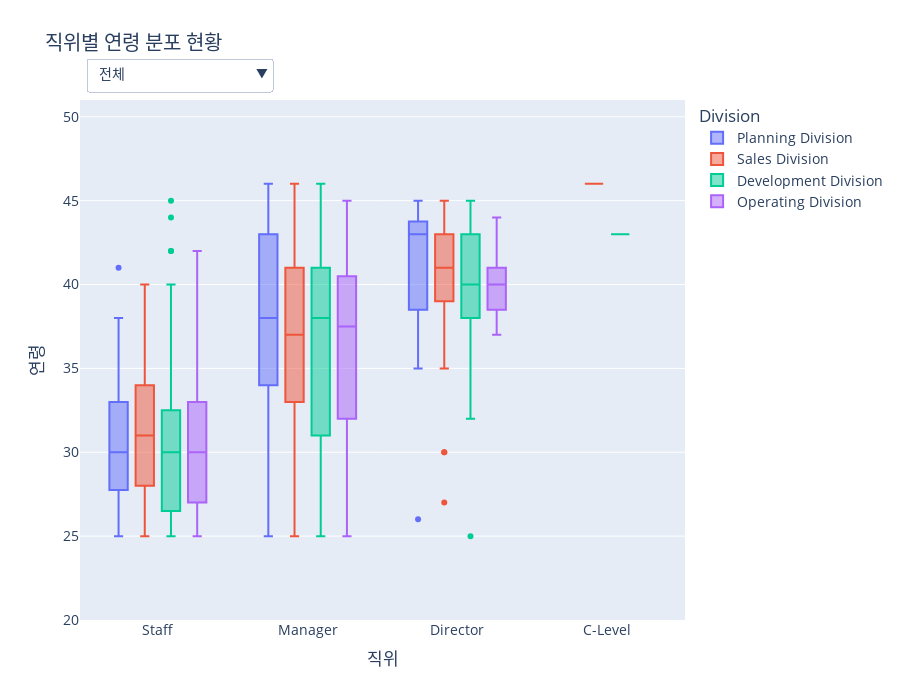

The code cell stored with this chart in its notebook:
### Code cell
import pandas as pd
import numpy as np
import plotly.graph_objects as go
import plotly.io as pio
import plotly.express as px
import datetime

# --- 1. 데이터 임포트 ---
from services.tables.HR_Core.basic_info_table import emp_df
from services.tables.HR_Core.position_info_table import position_info_df
from services.tables.HR_Core.department_info_table import department_info_df
from services.tables.HR_Core.position_table import position_df
from services.tables.HR_Core.department_table import division_order, office_order, department_df
from services.helpers.utils import calculate_age

def create_figure():
    """
    제안 3: 조직 세대교체 현황 분석 그래프를 생성합니다. (Office 드릴다운 추가)
    """
    # --- 2. 데이터 준비 및 가공 ---
    current_emps_df = emp_df[emp_df['CURRENT_EMP_YN'] == 'Y'].copy()
    current_emps_df['AGE'] = current_emps_df['PERSONAL_ID'].apply(calculate_age)

    current_positions = position_info_df[position_info_df['GRADE_END_DATE'].isnull()][['EMP_ID', 'POSITION_ID']]
    current_depts = department_info_df[department_info_df['DEP_APP_END_DATE'].isnull()][['EMP_ID', 'DEP_ID']]
    
    analysis_df = pd.merge(current_emps_df, current_positions, on='EMP_ID', how='left')
    analysis_df = pd.merge(analysis_df, current_depts, on='EMP_ID', how='left')
    analysis_df = pd.merge(analysis_df, position_df[['POSITION_ID', 'POSITION_NAME']].drop_duplicates(), on='POSITION_ID', how='left')

    div_map = department_df[department_df['DEP_LEVEL'] == 2][['DEP_ID', 'DEP_NAME']].rename(columns={'DEP_NAME': 'DIVISION_NAME'})
    office_map = pd.merge(department_df[department_df['DEP_LEVEL'] == 3], div_map, left_on='UP_DEP_ID', right_on='DEP_ID', suffixes=('', '_div'))[['DEP_ID', 'DIVISION_NAME']]
    team_map = pd.merge(department_df[department_df['DEP_LEVEL'] == 4], office_map, left_on='UP_DEP_ID', right_on='DEP_ID', suffixes=('', '_office'))[['DEP_ID', 'DIVISION_NAME']]
    dept_to_div_map = pd.concat([
        div_map.rename(columns={'DEP_ID': 'DEP_ID_MAP'}),
        office_map.rename(columns={'DEP_ID': 'DEP_ID_MAP'}),
        team_map.rename(columns={'DEP_ID': 'DEP_ID_MAP'})
    ]).rename(columns={'DEP_ID_MAP': 'DEP_ID'})
    analysis_df = pd.merge(analysis_df, dept_to_div_map[['DEP_ID', 'DIVISION_NAME']], on='DEP_ID', how='left')
    
    # Office 이름을 붙이기 위해 department_df와 merge
    analysis_df = pd.merge(analysis_df, department_df[['DEP_ID', 'DEP_NAME']], on='DEP_ID', how='left')
    analysis_df['OFFICE_NAME'] = np.where(analysis_df['DEP_NAME'].str.contains('Office'), analysis_df['DEP_NAME'], analysis_df['DIVISION_NAME'] + ' (직속)')
    
    analysis_df = analysis_df.dropna(subset=['POSITION_NAME', 'DIVISION_NAME', 'AGE', 'OFFICE_NAME'])
    
    position_order = ['Staff', 'Manager', 'Director', 'C-Level']
    analysis_df['POSITION_NAME'] = pd.Categorical(analysis_df['POSITION_NAME'], categories=position_order, ordered=True)
    analysis_df['DIVISION_NAME'] = pd.Categorical(analysis_df['DIVISION_NAME'], categories=division_order, ordered=True)
    analysis_df['OFFICE_NAME'] = pd.Categorical(analysis_df['OFFICE_NAME'], categories=office_order, ordered=True)
    analysis_df = analysis_df.sort_values(['DIVISION_NAME', 'OFFICE_NAME', 'POSITION_NAME'])

    y_min, y_max = analysis_df['AGE'].min(), analysis_df['AGE'].max()
    fixed_y_range = [y_min - 5, y_max + 5]

    # --- 3. Plotly 인터랙티브 그래프 생성 ---
    fig = go.Figure()
    colors = px.colors.qualitative.Plotly
    
    # 1. '전체' 뷰 트레이스 추가 (Division 기준)
    for i, div_name in enumerate(division_order):
        df_filtered = analysis_df[analysis_df['DIVISION_NAME'] == div_name]
        fig.add_trace(go.Box(x=df_filtered['POSITION_NAME'], y=df_filtered['AGE'], name=div_name, marker_color=colors[i]))

    # 2. '상세' 뷰 트레이스 추가 (Office 기준, 초기는 숨김)
    office_traces_map = {}
    trace_idx_counter = len(fig.data)
    for i, div_name in enumerate(division_order):
        office_div_df = analysis_df[analysis_df['DIVISION_NAME'] == div_name]
        offices_in_div = [o for o in office_order if o in office_div_df['OFFICE_NAME'].unique()]
        office_traces_map[div_name] = []
        for j, office_name in enumerate(offices_in_div):
            df_filtered = office_div_df[office_div_df['OFFICE_NAME'] == office_name]
            fig.add_trace(go.Box(
                x=df_filtered['POSITION_NAME'], y=df_filtered['AGE'], name=office_name, 
                visible=False, marker_color=colors[j % len(colors)]
            ))
            office_traces_map[div_name].append(trace_idx_counter)
            trace_idx_counter += 1

    # --- 4. 드롭다운 메뉴 및 레이아웃 업데이트 ---
    buttons = []
    buttons.append(dict(label='전체', method='update', 
                        args=[{'visible': [True]*len(division_order) + [False]*(len(fig.data)-len(division_order))},
                              {'title': '전체 조직의 직위별 연령 분포', 'legend_title_text': 'Division'}]))

    for div_name in division_order:
        visibility_mask = [False] * len(fig.data)
        for trace_idx in office_traces_map.get(div_name, []):
            visibility_mask[trace_idx] = True
        buttons.append(dict(label=f'{div_name}', method='update',
                            args=[{'visible': visibility_mask},
                                  {'title': f'{div_name} 내 직위별 연령 분포', 'legend_title_text': 'Office'}]))

    fig.update_layout(
        updatemenus=[dict(
            active=0, buttons=buttons, direction="down",
            pad={"r": 10, "t": 10}, showactive=True,
            x=0.01, xanchor="left", y=1.1, yanchor="top"
        )],
        title_text='직위별 연령 분포 현황',
        xaxis_title='직위', yaxis_title='연령',
        font_size=14, height=700,
        boxmode='group',
        legend_title_text='Division',
        annotations=[dict(text="조직 선택:", showarrow=False, x=0, y=1.08, yref="paper", align="left")],
        yaxis_range=fixed_y_range
    )
    
    return fig

# 이 파일을 직접 실행할 경우 그래프를 생성하여 보여줍니다.
if __name__ == '__main__':
    pio.renderers.default = 'vscode'
    fig = create_figure()
    fig.show()

### Figure 1 — Plotly figure (JSON) as saved in the notebook; plotly's stock layout.template omitted (floating-point values rounded to 4 significant figures; data arrays with more than 128 entries replaced by an {"elided": "..."} marker saying what was removed)
{"data": [{"marker": {"color": "#636EFA"}, "name": "Planning Division", "type": "box", "x": ["Staff", "Staff", "Staff", "Staff", "Staff", "Staff", "Manager", "Manager", "Manager", "Manager", "Manager", "Manager", "Manager", "Manager", "Manager", "Manager", "Director", "Director", "Staff", "Staff", "Staff", "Staff", "Staff", "Staff", "Staff", "Staff", "Staff", "Manager", "Manager", "Manager", "Manager", "Manager", "Manager", "Manager", "Manager", "Manager", "Director", "Director", "Staff", "Staff", "Staff", "Staff", "Staff", "Staff", "Staff", "Staff", "Staff", "Staff", "Staff", "Staff", "Staff", "Staff", "Staff", "Staff", "Staff", "Staff", "Staff", "Staff", "Staff", "Staff", "Staff", "Staff", "Staff", "Staff", "Staff", "Staff", "Staff", "Staff", "Manager", "Manager", "Manager", "Manager", "Manager", "Manager", "Manager", "Manager", "Manager", "Manager", "Manager", "Manager", "Manager", "Manager", "Manager", "Manager", "Manager", "Manager", "Manager", "Manager", "Manager", "Manager", "Manager", "Manager", "Manager", "Manager", "Manager", "Manager", "Manager", "Manager", "Manager", "Manager", "Manager", "Manager", "Manager", "Manager", "Manager", "Manager", "Manager", "Manager", "Manager", "Manager", "Manager", "Manager", "Manager", "Manager", "Manager", "Director", "Director", "Director", "Director", "Director", "Director", "Director"], "y": [38, 28, 29, 31, 28, 38, 44, 42, 42, 35, 32, 35, 44, 44, 32, 42, 43, 43, 32, 30, 33, 28, 26, 31, 27, 26, 35, 34, 41, 43, 32, 45, 37, 41, 42, 37, 45, 37, 32, 41, 26, 27, 32, 34, 38, 33, 25, 29, 29, 37, 27, 33, 33, 29, 28, 26, 38, 34, 33, 29, 35, 27, 28, 33, 26, 26, 28, 31, 26, 43, 41, 42, 44, 44, 40, 38, 30, 33, 41, 27, 31, 45, 28, 34, 45, 46, 45, 43, 43, 42, 44, 30, 31, 43, 35, 29, 33, 44, 35, 34, 35, 35, 37, 28, 37, 36, 36, 43, 42, 38, 38, 36, 44, 45, 25, 26, 43, 35, 43, 43, 44, 45]}, {"marker": {"color": "#EF553B"}, "name": "Sales Division", "type": "box", "x": {"elided": "132 str values"}, "y": {"elided": "132 int values"}}, {"marker": {"color": "#00CC96"}, "name": "Development Division", "type": "box", "x": ["Staff", "Staff", "Staff", "Staff", "Manager", "Manager", "Manager", "Manager", "Manager", "Manager", "Manager", "Manager", "Manager", "Director", "Staff", "Staff", "Staff", "Staff", "Staff", "Staff", "Manager", "Manager", "Manager", "Manager", "Manager", "Manager", "Manager", "Manager", "Manager", "Manager", "Director", "Director", "Director", "Director", "Director", "Staff", "Staff", "Staff", "Staff", "Staff", "Staff", "Staff", "Staff", "Staff", "Staff", "Staff", "Staff", "Staff", "Staff", "Staff", "Staff", "Staff", "Staff", "Staff", "Staff", "Staff", "Staff", "Manager", "Manager", "Manager", "Manager", "Manager", "Manager", "Manager", "Manager", "Manager", "Manager", "Manager", "Manager", "Manager", "Manager", "Manager", "Manager", "Manager", "Manager", "Manager", "Manager", "Manager", "Manager", "Manager", "Manager", "Manager", "Manager", "Manager", "Manager", "Manager", "Manager", "Manager", "Manager", "Manager", "Manager", "Manager", "Manager", "Manager", "Manager", "Manager", "Manager", "Manager", "Manager", "Manager", "Manager", "Manager", "Manager", "Manager", "Manager", "Manager", "Manager", "Manager", "Manager", "Director", "Director", "Director", "Director", "Director", "Director", "Director", "Director", "Director", "Director", "Director", "Director", "Director", "Director", "C-Level"], "y": [25, 30, 33, 31, 28, 46, 36, 29, 33, 28, 43, 43, 41, 41, 40, 44, 31, 26, 36, 45, 26, 41, 35, 42, 43, 35, 42, 34, 43, 39, 43, 45, 36, 39, 43, 27, 31, 32, 26, 35, 30, 27, 29, 25, 27, 42, 29, 26, 25, 28, 26, 30, 42, 30, 26, 29, 31, 44, 31, 45, 28, 35, 32, 28, 26, 40, 38, 38, 37, 29, 27, 44, 26, 40, 25, 27, 35, 36, 43, 41, 45, 41, 33, 41, 38, 32, 35, 35, 31, 36, 34, 45, 45, 40, 29, 38, 39, 42, 30, 39, 40, 42, 26, 31, 42, 26, 38, 39, 40, 44, 33, 39, 45, 25, 43, 40, 44, 40, 38, 39, 32, 40, 38, 43]}, {"marker": {"color": "#AB63FA"}, "name": "Operating Division", "type": "box", "x": ["Staff", "Staff", "Staff", "Staff", "Staff", "Staff", "Staff", "Staff", "Manager", "Manager", "Manager", "Manager", "Manager", "Manager", "Manager", "Manager", "Manager", "Manager", "Director", "Director", "Staff", "Staff", "Staff", "Staff", "Staff", "Staff", "Manager", "Manager", "Manager", "Director", "Director", "Director", "Director", "Staff", "Staff", "Staff", "Staff", "Staff", "Staff", "Staff", "Staff", "Staff", "Staff", "Staff", "Staff", "Staff", "Staff", "Staff", "Staff", "Staff", "Staff", "Staff", "Staff", "Staff", "Staff", "Staff", "Staff", "Staff", "Staff", "Staff", "Staff", "Manager", "Manager", "Manager", "Manager", "Manager", "Manager", "Manager", "Manager", "Manager", "Manager", "Manager", "Manager", "Manager", "Manager", "Manager", "Manager", "Manager", "Manager", "Manager", "Manager", "Manager", "Manager", "Manager", "Manager", "Manager", "Manager", "Manager", "Manager", "Manager", "Manager", "Manager", "Manager", "Manager", "Manager", "Manager", "Manager", "Manager", "Manager", "Manager", "Director", "Director"], "y": [35, 27, 34, 31, 33, 27, 31, 26, 30, 32, 25, 33, 40, 38, 36, 39, 39, 34, 41, 44, 35, 30, 25, 27, 26, 30, 39, 37, 33, 39, 37, 41, 38, 31, 40, 25, 29, 32, 29, 27, 30, 30, 38, 27, 32, 30, 30, 26, 38, 35, 26, 26, 38, 33, 42, 27, 30, 34, 29, 31, 32, 34, 43, 32, 34, 40, 31, 42, 29, 40, 40, 36, 42, 32, 39, 27, 45, 40, 43, 42, 34, 38, 28, 37, 28, 36, 41, 37, 32, 30, 42, 42, 39, 31, 43, 44, 41, 43, 39, 32, 39, 41]}, {"marker": {"color": "#636EFA"}, "name": "Strategy Office", "type": "box", "visible": false, "x": ["Staff", "Staff", "Staff", "Staff", "Staff", "Staff", "Manager", "Manager", "Manager", "Manager", "Manager", "Manager", "Manager", "Manager", "Manager", "Manager", "Director", "Director"], "y": [38, 28, 29, 31, 28, 38, 44, 42, 42, 35, 32, 35, 44, 44, 32, 42, 43, 43]}, {"marker": {"color": "#EF553B"}, "name": "Finance Office", "type": "box", "visible": false, "x": ["Staff", "Staff", "Staff", "Staff", "Staff", "Staff", "Staff", "Staff", "Staff", "Manager", "Manager", "Manager", "Manager", "Manager", "Manager", "Manager", "Manager", "Manager", "Director", "Director"], "y": [32, 30, 33, 28, 26, 31, 27, 26, 35, 34, 41, 43, 32, 45, 37, 41, 42, 37, 45, 37]}, {"marker": {"color": "#00CC96"}, "name": "Planning Division (직속)", "type": "box", "visible": false, "x": ["Staff", "Staff", "Staff", "Staff", "Staff", "Staff", "Staff", "Staff", "Staff", "Staff", "Staff", "Staff", "Staff", "Staff", "Staff", "Staff", "Staff", "Staff", "Staff", "Staff", "Staff", "Staff", "Staff", "Staff", "Staff", "Staff", "Staff", "Staff", "Staff", "Staff", "Manager", "Manager", "Manager", "Manager", "Manager", "Manager", "Manager", "Manager", "Manager", "Manager", "Manager", "Manager", "Manager", "Manager", "Manager", "Manager", "Manager", "Manager", "Manager", "Manager", "Manager", "Manager", "Manager", "Manager", "Manager", "Manager", "Manager", "Manager", "Manager", "Manager", "Manager", "Manager", "Manager", "Manager", "Manager", "Manager", "Manager", "Manager", "Manager", "Manager", "Manager", "Manager", "Manager", "Manager", "Manager", "Manager", "Manager", "Director", "Director", "Director", "Director", "Director", "Director", "Director"], "y": [32, 41, 26, 27, 32, 34, 38, 33, 25, 29, 29, 37, 27, 33, 33, 29, 28, 26, 38, 34, 33, 29, 35, 27, 28, 33, 26, 26, 28, 31, 26, 43, 41, 42, 44, 44, 40, 38, 30, 33, 41, 27, 31, 45, 28, 34, 45, 46, 45, 43, 43, 42, 44, 30, 31, 43, 35, 29, 33, 44, 35, 34, 35, 35, 37, 28, 37, 36, 36, 43, 42, 38, 38, 36, 44, 45, 25, 26, 43, 35, 43, 43, 44, 45]}, {"marker": {"color": "#636EFA"}, "name": "Marketing Office", "type": "box", "visible": false, "x": ["Staff", "Staff", "Manager", "Manager", "Manager", "Manager", "Manager", "Manager", "Manager", "Manager", "Director", "Director"], "y": [29, 33, 44, 39, 35, 35, 37, 42, 41, 35, 40, 27]}, {"marker": {"color": "#EF553B"}, "name": "Domestic Sales Office", "type": "box", "visible": false, "x": ["Staff", "Staff", "Staff", "Staff", "Manager", "Manager", "Manager", "Manager", "Manager", "Manager", "Manager", "Director"], "y": [35, 26, 34, 29, 30, 29, 38, 40, 36, 46, 39, 41]}, {"marker": {"color": "#00CC96"}, "name": "Global Sales Office", "type": "box", "visible": false, "x": ["Staff", "Staff", "Staff", "Staff", "Staff", "Staff", "Staff", "Staff", "Staff", "Staff", "Manager", "Manager", "Manager", "Manager", "Manager", "Manager", "Director", "Director", "Director"], "y": [28, 33, 34, 29, 32, 29, 30, 40, 27, 34, 45, 26, 40, 40, 41, 31, 41, 45, 35]}, {"marker": {"color": "#AB63FA"}, "name": "Sales Division (직속)", "type": "box", "visible": false, "x": ["Staff", "Staff", "Staff", "Staff", "Staff", "Staff", "Staff", "Staff", "Staff", "Staff", "Staff", "Staff", "Staff", "Staff", "Staff", "Staff", "Staff", "Staff", "Staff", "Staff", "Staff", "Staff", "Staff", "Staff", "Staff", "Staff", "Staff", "Manager", "Manager", "Manager", "Manager", "Manager", "Manager", "Manager", "Manager", "Manager", "Manager", "Manager", "Manager", "Manager", "Manager", "Manager", "Manager", "Manager", "Manager", "Manager", "Manager", "Manager", "Manager", "Manager", "Manager", "Manager", "Manager", "Manager", "Manager", "Manager", "Manager", "Manager", "Manager", "Manager", "Manager", "Manager", "Manager", "Manager", "Manager", "Manager", "Manager", "Manager", "Manager", "Manager", "Manager", "Manager", "Manager", "Manager", "Manager", "Manager", "Director", "Director", "Director", "Director", "Director", "Director", "Director", "Director", "Director", "Director", "Director", "Director", "C-Level"], "y": [30, 32, 29, 36, 28, 34, 35, 35, 26, 32, 27, 34, 34, 26, 36, 29, 35, 35, 25, 25, 30, 31, 27, 31, 35, 26, 25, 28, 43, 36, 28, 35, 34, 38, 34, 27, 32, 39, 26, 28, 36, 42, 42, 38, 39, 37, 33, 44, 43, 29, 28, 33, 45, 44, 43, 30, 32, 28, 41, 42, 36, 34, 41, 38, 40, 36, 31, 43, 25, 45, 37, 42, 45, 33, 36, 36, 43, 43, 39, 44, 43, 44, 41, 41, 30, 30, 44, 40, 46]}, {"marker": {"color": "#636EFA"}, "name": "R&D Office", "type": "box", "visible": false, "x": ["Staff", "Staff", "Staff", "Staff", "Manager", "Manager", "Manager", "Manager", "Manager", "Manager", "Manager", "Manager", "Manager", "Director"], "y": [25, 30, 33, 31, 28, 46, 36, 29, 33, 28, 43, 43, 41, 41]}, {"marker": {"color": "#EF553B"}, "name": "QA Office", "type": "box", "visible": false, "x": ["Staff", "Staff", "Staff", "Staff", "Staff", "Staff", "Manager", "Manager", "Manager", "Manager", "Manager", "Manager", "Manager", "Manager", "Manager", "Manager", "Director", "Director", "Director", "Director", "Director"], "y": [40, 44, 31, 26, 36, 45, 26, 41, 35, 42, 43, 35, 42, 34, 43, 39, 43, 45, 36, 39, 43]}, {"marker": {"color": "#00CC96"}, "name": "Development Division (직속)", "type": "box", "visible": false, "x": ["Staff", "Staff", "Staff", "Staff", "Staff", "Staff", "Staff", "Staff", "Staff", "Staff", "Staff", "Staff", "Staff", "Staff", "Staff", "Staff", "Staff", "Staff", "Staff", "Staff", "Staff", "Staff", "Manager", "Manager", "Manager", "Manager", "Manager", "Manager", "Manager", "Manager", "Manager", "Manager", "Manager", "Manager", "Manager", "Manager", "Manager", "Manager", "Manager", "Manager", "Manager", "Manager", "Manager", "Manager", "Manager", "Manager", "Manager", "Manager", "Manager", "Manager", "Manager", "Manager", "Manager", "Manager", "Manager", "Manager", "Manager", "Manager", "Manager", "Manager", "Manager", "Manager", "Manager", "Manager", "Manager", "Manager", "Manager", "Manager", "Manager", "Manager", "Manager", "Manager", "Manager", "Manager", "Director", "Director", "Director", "Director", "Director", "Director", "Director", "Director", "Director", "Director", "Director", "Director", "Director", "Director", "C-Level"], "y": [27, 31, 32, 26, 35, 30, 27, 29, 25, 27, 42, 29, 26, 25, 28, 26, 30, 42, 30, 26, 29, 31, 44, 31, 45, 28, 35, 32, 28, 26, 40, 38, 38, 37, 29, 27, 44, 26, 40, 25, 27, 35, 36, 43, 41, 45, 41, 33, 41, 38, 32, 35, 35, 31, 36, 34, 45, 45, 40, 29, 38, 39, 42, 30, 39, 40, 42, 26, 31, 42, 26, 38, 39, 40, 44, 33, 39, 45, 25, 43, 40, 44, 40, 38, 39, 32, 40, 38, 43]}, {"marker": {"color": "#636EFA"}, "name": "Engineering Office", "type": "box", "visible": false, "x": ["Staff", "Staff", "Staff", "Staff", "Staff", "Staff", "Staff", "Staff", "Manager", "Manager", "Manager", "Manager", "Manager", "Manager", "Manager", "Manager", "Manager", "Manager", "Director", "Director"], "y": [35, 27, 34, 31, 33, 27, 31, 26, 30, 32, 25, 33, 40, 38, 36, 39, 39, 34, 41, 44]}, {"marker": {"color": "#EF553B"}, "name": "Production Office", "type": "box", "visible": false, "x": ["Staff", "Staff", "Staff", "Staff", "Staff", "Staff", "Manager", "Manager", "Manager", "Director", "Director", "Director", "Director"], "y": [35, 30, 25, 27, 26, 30, 39, 37, 33, 39, 37, 41, 38]}, {"marker": {"color": "#00CC96"}, "name": "Operating Division (직속)", "type": "box", "visible": false, "x": ["Staff", "Staff", "Staff", "Staff", "Staff", "Staff", "Staff", "Staff", "Staff", "Staff", "Staff", "Staff", "Staff", "Staff", "Staff", "Staff", "Staff", "Staff", "Staff", "Staff", "Staff", "Staff", "Staff", "Staff", "Staff", "Staff", "Staff", "Staff", "Manager", "Manager", "Manager", "Manager", "Manager", "Manager", "Manager", "Manager", "Manager", "Manager", "Manager", "Manager", "Manager", "Manager", "Manager", "Manager", "Manager", "Manager", "Manager", "Manager", "Manager", "Manager", "Manager", "Manager", "Manager", "Manager", "Manager", "Manager", "Manager", "Manager", "Manager", "Manager", "Manager", "Manager", "Manager", "Manager", "Manager", "Manager", "Manager", "Director", "Director"], "y": [31, 40, 25, 29, 32, 29, 27, 30, 30, 38, 27, 32, 30, 30, 26, 38, 35, 26, 26, 38, 33, 42, 27, 30, 34, 29, 31, 32, 34, 43, 32, 34, 40, 31, 42, 29, 40, 40, 36, 42, 32, 39, 27, 45, 40, 43, 42, 34, 38, 28, 37, 28, 36, 41, 37, 32, 30, 42, 42, 39, 31, 43, 44, 41, 43, 39, 32, 39, 41]}], "layout": {"annotations": [{"align": "left", "showarrow": false, "text": "조직 선택:", "x": 0, "y": 1.08, "yref": "paper"}], "boxmode": "group", "font": {"size": 14}, "height": 700, "legend": {"title": {"text": "Division"}}, "title": {"text": "직위별 연령 분포 현황"}, "updatemenus": [{"active": 0, "buttons": [{"args": [{"visible": [true, true, true, true, false, false, false, false, false, false, false, false, false, false, false, false, false]}, {"legend_title_text": "Division", "title": "전체 조직의 직위별 연령 분포"}], "label": "전체", "method": "update"}, {"args": [{"visible": [false, false, false, false, true, true, true, false, false, false, false, false, false, false, false, false, false]}, {"legend_title_text": "Office", "title": "Planning Division 내 직위별 연령 분포"}], "label": "Planning Division", "method": "update"}, {"args": [{"visible": [false, false, false, false, false, false, false, true, true, true, true, false, false, false, false, false, false]}, {"legend_title_text": "Office", "title": "Sales Division 내 직위별 연령 분포"}], "label": "Sales Division", "method": "update"}, {"args": [{"visible": [false, false, false, false, false, false, false, false, false, false, false, true, true, true, false, false, false]}, {"legend_title_text": "Office", "title": "Development Division 내 직위별 연령 분포"}], "label": "Development Division", "method": "update"}, {"args": [{"visible": [false, false, false, false, false, false, false, false, false, false, false, false, false, false, true, true, true]}, {"legend_title_text": "Office", "title": "Operating Division 내 직위별 연령 분포"}], "label": "Operating Division", "method": "update"}], "direction": "down", "pad": {"r": 10, "t": 10}, "showactive": true, "x": 0.01, "xanchor": "left", "y": 1.1, "yanchor": "top"}], "xaxis": {"title": {"text": "직위"}}, "yaxis": {"range": [20, 51], "title": {"text": "연령"}}}}
